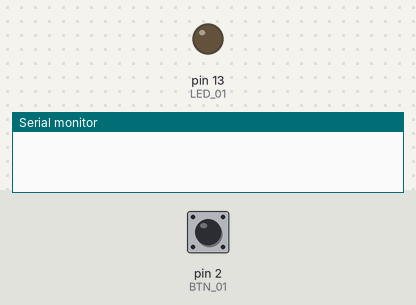
Simulated run of this program. Board: Arduino Uno, built with avr-gcc and run on an emulated ATmega328P. Parts: output pins drawn as LEDs (lit = HIGH), the last lines printed to the serial monitor. The test bench sets the inputs (shaded band); at power-on: pin 2 (BTN_01) HIGH.

Above: at 1.2 s.
1.3 s: pin 2 (BTN_01) pulled LOW for 0.15 s
At 2.5 s:
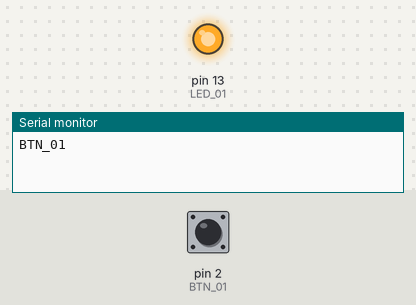
2.9 s: pin 2 (BTN_01) pulled LOW for 1 s
At 3.9 s:
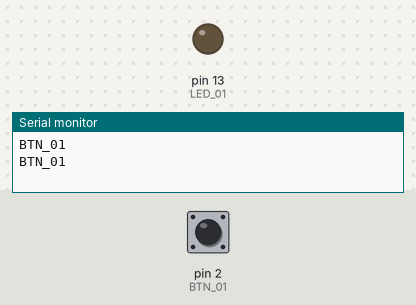
5.4 s: pin 2 (BTN_01) pulled LOW for 3.2 s
At 5.8 s:
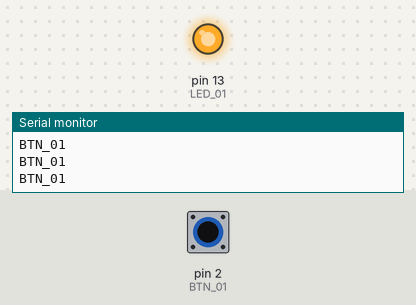
Timing chart, 0 to 8.4 s (numbered marks = the images above; inputs shaded):
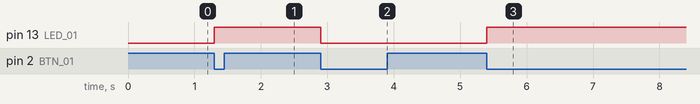

The program:

main.cpp
```cpp
#include <Arduino.h>

#define BTN_01 2
#define LED_01 13

volatile byte state = 0;

/* Declare all methods */
void onClickButton();

void setup()
{
  Serial.begin(9600);
  pinMode(BTN_01, INPUT_PULLUP);
  pinMode(LED_01, OUTPUT);
  attachInterrupt(digitalPinToInterrupt(BTN_01), onClickButton, FALLING);
}

void loop()
{
  digitalWrite(LED_01, state);
}

void onClickButton()
{
  Serial.println("BTN_01");
  state = !state;
}
```

Measured:
- after the input at 1.3 s, pin 13 (LED_01): LOW → HIGH at once
- after the input at 2.9 s, pin 13 (LED_01): HIGH → LOW at once
- after the input at 5.4 s, pin 13 (LED_01): LOW → HIGH at once
